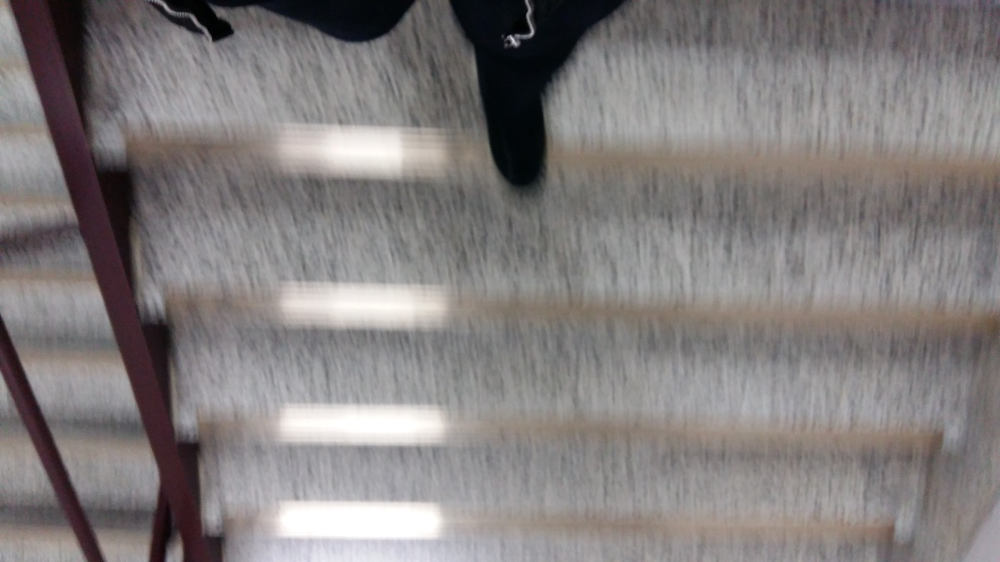
#> input picture vision/stair_case/picture/10.jpg, 1000 x 562 px, shrunk from 4128 x 2322 before the run, given in place of resultCut.mp4, which was not available
$ python prototype.py   (older library calls are emulated)
#> lines starting #> are read from the running program, lines starting #| are printed output that depends on the picture; after the words box and inside, x2 and y2 are one past the last pixel; in counts of white or black regions, pixels touching at a corner belong together; pictures that were not available may be replaced by others from this repository, and a replacement may not be noted
# import library #########################################################
import sys
import cv2
import math
import numpy as np
import time
from matplotlib import pyplot as plt

# initiate variables #####################################################
# init SIFT
sift = cv2.xfeatures2d.SIFT_create()

# FLANN parameters
FLANN_INDEX_KDTREE = 0
index_params = dict(algorithm = FLANN_INDEX_KDTREE, trees = 5)
search_params = dict(check = 50) # or pass empty dictionary
                                 # check = a number of trial

# init FLANN
flann = cv2.FlannBasedMatcher(index_params, search_params)
del FLANN_INDEX_KDTREE, index_params, search_params

# read video
video = cv2.VideoCapture('../video/resultCut.mp4')

# init python plot for test (developer)
subPlot = plt.subplot(111)
plt.ion()

# while (success to find stair) : next frame
##########################################################################
# extract first frame of video
success, img = video.read()
#> img is the input picture: shape (562, 1000, 3); mean B, G, R 125.7, 125.8, 130.5
blur = cv2.bilateralFilter(img, 5, 100, 100)
edge = cv2.Canny(blur, 50, 100)
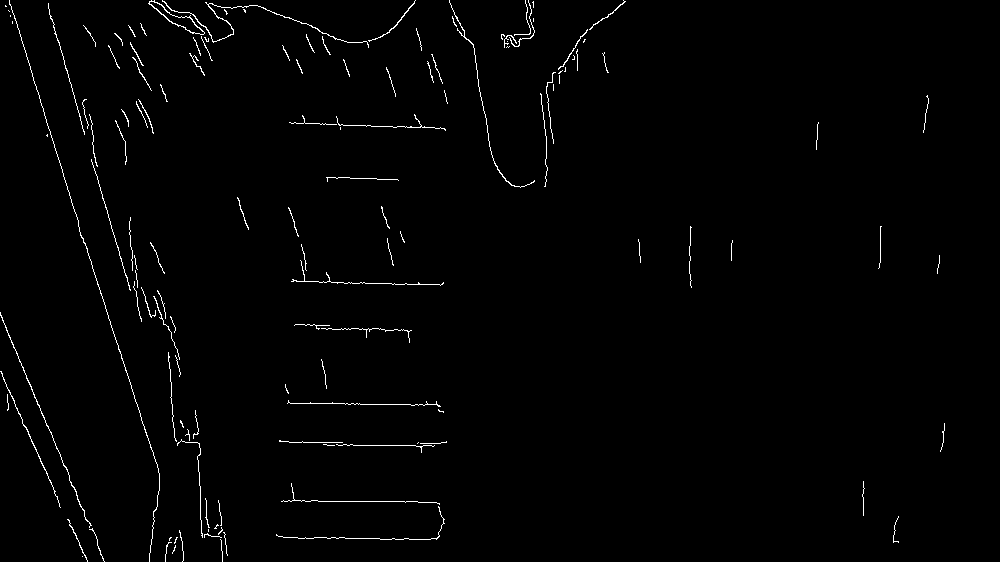
#> edge: shape (562, 1000); 1.2% white in thin lines or dots
height, width = edge.shape[:2]
#> height = 562; width = 1000

# search (or predict) a stair
image, contours, hierarchy = cv2.findContours(edge, cv2.RETR_TREE ,cv2.CHAIN_APPROX_SIMPLE)
#> contours = 132 contours, 122 with area under 20; largest, box (x1, y1, x2, y2) and area: (148, 0, 205, 35) 466, (149, 1, 205, 35) 411, (162, 0, 369, 48) 70, (0, 312, 92, 528) 53, (449, 0, 535, 188) 40

contList = []

for c in contours:
    # get the bounding rect
    x, y, w, h = cv2.boundingRect(c)
    # push the x, y, w, h in contList if w > width / 3
    if w > 0:
        contList.append([w, h, x, y])
#> this loop made 132 passes
#> (x, y, w, h) on passes 1, 2, 3, 4, 5, 6, 7, 8, 9, 11, 12, 13: (82, 556, 1, 1), (172, 545, 4, 9), (165, 542, 7, 20), (220, 539, 3, 23), (174, 537, 4, 7), (169, 537, 3, 4), (204, 533, 18, 5), (223, 532, 5, 24), (179, 530, 5, 32), (89, 528, 16, 34), (218, 527, 5, 8), (214, 524, 5, 5)
#> (c, x, y, w, h) on passes 10, 23: ([[208, 529], [208, 531]], 208, 529, 1, 3), ([[418, 442], [417, 443]], 417, 442, 2, 2)
#> after the loop, contList = 132 items, first 6: [1, 1, 82, 556], [4, 9, 172, 545], [7, 20, 165, 542], [3, 23, 220, 539], [4, 7, 174, 537], [3, 4, 169, 537]
    #    cv2.rectangle(img, (x, y), (x+w, y+h), (R, G, B), 2)


# represent of stair (sencond big size of width)
contList.sort(reverse = True)

stairX = contList[1][2]
#> stairX = 276
stairY = contList[1][3]
#> stairY = 506
stairW = contList[1][0]
#> stairW = 169
stairH = contList[1][1]
#> stairH = 34

# clip the stair for template
stair = img[stairY : stairY + stairH, stairX : stairX + stairW]
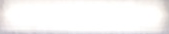
#> stair: shape (34, 169, 3); mean B, G, R 246.8, 247.1, 248.5

# make a stair template
cv2.imwrite('../video/stair.jpg', stair)

# stair load
stair = cv2.imread('../stair.jpg')

# are you sure that 'template.jpg' is stair? [not yet]
##########################################################################

# while (success to find shoes) : next frame
##########################################################################
# search (or predict) a foot (or shoes) [not yet]
shoes = cv2.imread('../picture/shoesEdge.jpg')
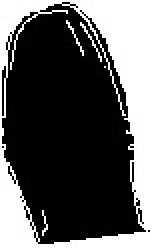
#> input picture vision/stair_case/picture/shoesEdge.jpg, 76 x 124 px, found by its file name (shown 2 times larger)
#> shoes is the input picture: shape (124, 76, 3); min 0, max 255, mean 87.5

##########################################################################

imgCount = 0

# get keypoints of template
#> (the run stopped early here; a loop or call above may not have finished)
